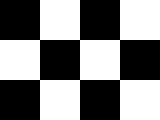
#> input picture Labs/input/check.bmp, 160 x 120 px, found by its file name
$ python Code.py   (older library calls are emulated)
#> lines starting #> are read from the running program, lines starting #| are printed output that depends on the picture; after the words box and inside, x2 and y2 are one past the last pixel; in counts of white or black regions, pixels touching at a corner belong together; long printed decimals are rounded
### Labs/Utilities.py
import cv2
import numpy as np

def get_gradients_xy(img, ksize):
    ## Student Code ~ 2 lines of codes
    sobelx = cv2.Sobel(img, cv2.CV_16S, 1,0,ksize=ksize)
    sobely = cv2.Sobel(img, cv2.CV_16S, 0,1,ksize=ksize)
    #
    sobelx = np.absolute(sobelx)
    sobely = np.absolute(sobely)
    sobelx = np.uint8(sobelx)
    sobely = np.uint8(sobely)

    return sobelx, sobely
    ## Student Code Ends


def rescale(img, min,max):
    ## Student Code
    print img.min(), img.max()
    img = (img-img.min())/float(img.max()-img.min())
    img = min + img * (max-min)
    ## End Student Code
    return img

### Labs/Code.py
import Utilities as utl
import cv2
import numpy as np
import matplotlib.pyplot as plt


def NonMaximalSuppression(img, radius):
    """
    take top 4% as maximum and only consider pixel as local maxima
    if it is around a pixel with a value = to any of the 4%
    """

    return img

"""
1- gradients in both the X and Y directions.
2- smooth the derivative a little using gaussian
> try on TransA, SimA
> save output as  lab4-1-a-1.png, lab4-1-a-1.png
3- Calculate R:
	3.1 Loop on each pixel:
	3.2 Calculate M for each pixel:
		3.2.1 calculate a11=Gx^2, a12=GxGy, a21=GxGy, a22=Gy^2
	3.3 Calculate Det_M = np.linalg.det(a) or Det_M = a11*a22 - a12*a21; and trace=a11+a22
	3.4 Calculate Response at this pixel = det-k*trace^2
	3.5 Display the result, but make sure to re-scale the data in the range 0 to 255
4- Threshold and Non-Maximal Suppression

"""
# 1- gradients in both the X and Y directions.
def harris(img, thresh, radius=2, verbose=True):
    Gx, Gy = utl.get_gradients_xy(img, 5)

    if verbose:
        cv2.imshow("Gradients", np.hstack([Gx, Gy]))

    # 2- smooth the derivative a little using gaussian
    #Student Code ~ 2 Lines
    Gx = cv2.GaussianBlur(Gx, (5, 5), 3)
    Gy = cv2.GaussianBlur(Gy, (5, 5), 3)
    #End Student Code

    cv2.imshow("Blured", np.hstack([Gx, Gy]))
    cv2.waitKey(0)
    cv2.destroyAllWindows()

    # 3- Calculate R:
    R = np.zeros(img.shape)
    k = 0.04

    # 	3.1 Loop on each pixel:
    for i in range(len(Gx)):
        for j in range(len(Gx[i])):
    # 	3.2 Calculate M for each pixel:
    # 		    M = [[a11, a12],
    #                [a21, a22]]
    #           with a11=Gx^2, a12=GxGy, a21=GxGy, a22=Gy^2
            #Student Code ~ 1 line of code
            M = np.array([[Gx[i,j]*Gx[i,j], Gx[i,j]*Gy[i, j]],
                          [Gx[i,j]*Gy[i,j], Gy[i,j]*Gy[i, j]]])
            #Student Code

    # 	3.3 Calculate Det_M = np.linalg.det(a) or Det_M = a11*a22 - a12*a21; and trace=a11+a22
            Det_M = np.linalg.det(M)

    # 	3.4 Calculate Response at this pixel = det-k*trace^2
    #   where trace of M is the sum of its diagonals
            #Student Code ~ 1 line of code
            R[i, j] = Det_M - k*(M[0,0]+M[1, 1])**2
            #End Student Code

    # 4 Display the result, but make sure to re-scale the data in the range 0 to 255

    R = utl.rescale(R, 0, 255)
    # plt.imshow(R, cmap="gray")

    # 5- Threshold and Non-Maximal Suppression
    # Student Code ~ 2 lines of code
    R[R>thresh] = 255
    R[R<=thresh] = 0
    # End Student Code

    R = NonMaximalSuppression(R, radius)
    return R

img_pairs = [['check.bmp', 'check_rot.bmp'],
             ['simA.jpg', 'simB.jpg'],
             ['transA.jpg', 'transB.jpg']]
dir = 'C:/cv labs/lab4/input/'
i = 0;

for [img1,img2] in img_pairs:
    i += 1
    img1 = cv2.imread(dir+img1, 0)
#> img1: shape (120, 160); 50% white; 1 white region, box (x1, y1, x2, y2) and area: (0, 0, 160, 120) 9600
    img2 = cv2.imread(dir+img2, 0)
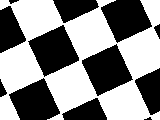
#> input picture Labs/input/check_rot.bmp, 160 x 120 px, found by its file name
#> img2 is the input picture: shape (120, 160); min 0, max 255, mean 137.7
    r1 = harris(img1, thresh=250, radius=2)
#> the loop in harris, `for i in range(len(Gx)):` made 120 passes
#> after the loop in harris, `for i in range(len(Gx)):`:
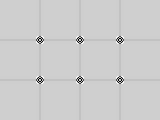
#> R: shape (120, 160) float64; min -28077.2, max 6461.4, mean -286.5; drawn with min black and max white
#| -28077.160 6461.440
#> in harris, `R[R<=thresh] = 0`: R: shape (120, 160) float64; 0.25% white in thin lines or dots, all inside (x1, y1, x2, y2) = (36, 36, 124, 84)
    r2 = harris(img2, thresh=250) #Note that threshod may need to be different from picture to another
#> call 2 of harris, with thresh = 250, radius = 2, verbose = True
#> in harris (call 2), `cv2.imshow("Gradients", np.hstack([Gx, Gy]))`:
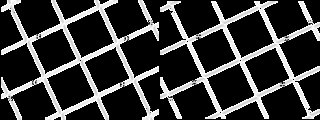
#> window 'Gradients': shape (120, 320); min 0, max 255, mean 56.6
#> in harris (call 2), `Gy = cv2.GaussianBlur(Gy, (5, 5), 3)`:
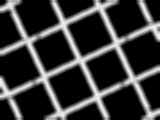
#> Gy: shape (120, 160); min 0, max 247, mean 56.9
#> in harris (call 2), `cv2.imshow("Blured", np.hstack([Gx, Gy]))`:
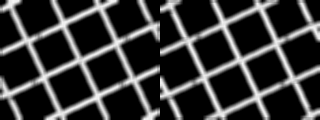
#> window 'Blured': shape (120, 320); min 0, max 247, mean 57
#> the loop in harris (call 2), `for i in range(len(Gx)):` made 120 passes
#> after the loop in harris (call 2), `for i in range(len(Gx)):`:
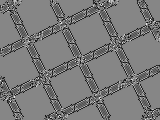
#> R: shape (120, 160) float64; min -64004, max 57457.8, mean -5830.5; drawn with min black and max white
#| -64004.000 57457.760
#> in harris (call 2), `R[R<=thresh] = 0`:
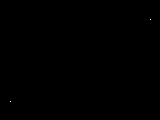
#> R: shape (120, 160) float64; 0.01% white in thin lines or dots, all inside (x1, y1, x2, y2) = (10, 19, 151, 102)
    plt.figure(i)
    plt.subplot(221), plt.imshow(img1, cmap='gray')
    plt.subplot(222), plt.imshow(img2, cmap='gray')
    plt.subplot(223), plt.imshow(r1, cmap='gray')
    plt.subplot(224), plt.imshow(r2, cmap='gray')
    plt.show()
#> pass 2 of the loop `for [img1,img2] in img_pairs:`:
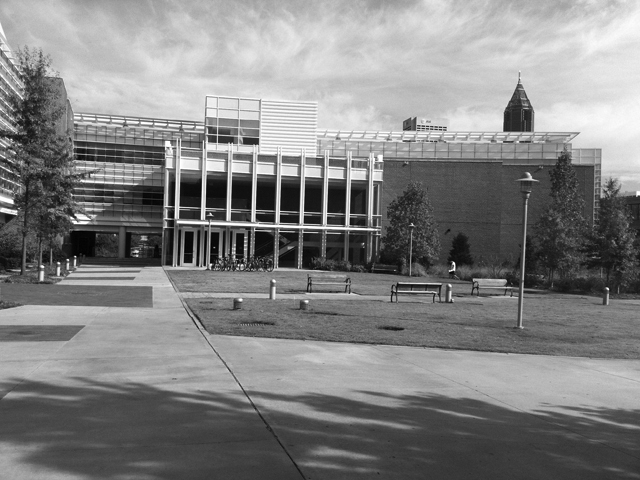
#> input picture Labs/input/simA.jpg, 640 x 480 px, found by its file name
#> img1 is the input picture: shape (480, 640); min 0, max 255, mean 130.6
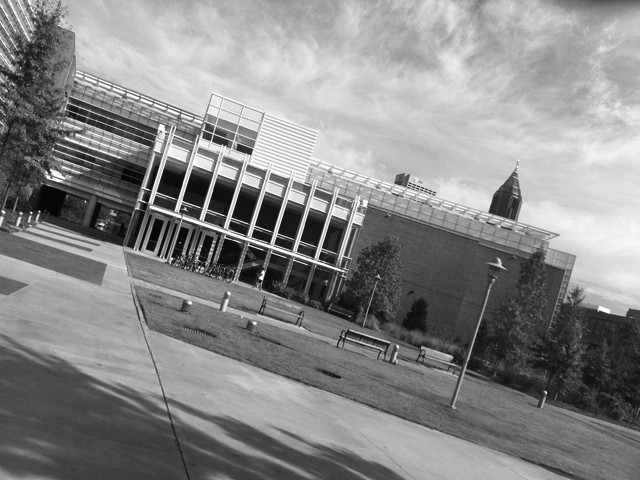
#> input picture Labs/input/simB.jpg, 640 x 480 px, found by its file name
#> img2 is the input picture: shape (480, 640); min 0, max 255, mean 136
#> Gx: shape (480, 640)
#> Gy: shape (480, 640)
#> after the loop in harris (call 3), `for i in range(len(Gx)):`:
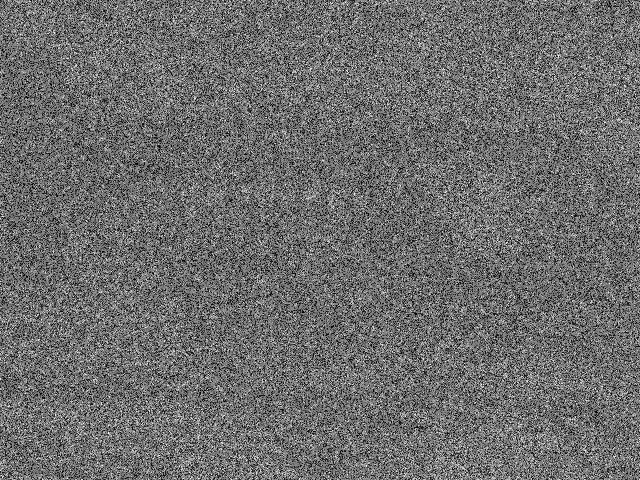
#> R: shape (480, 640) float64; min -65296.4, max 57457.8, mean -12608.7; drawn with min black and max white
#| -65296.360 57457.760
#| -65296.360 57457.760
